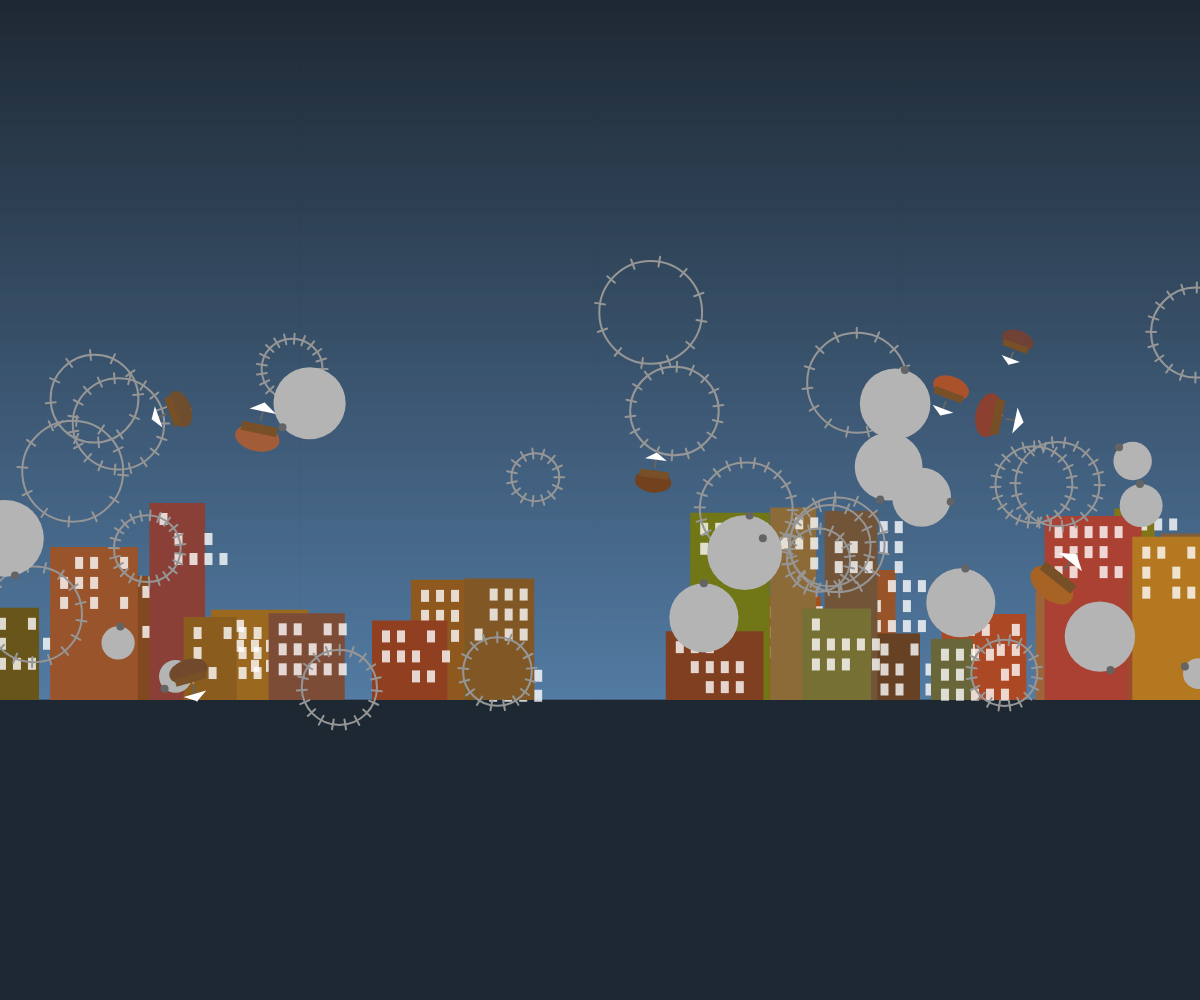
Frame 1 (no input)
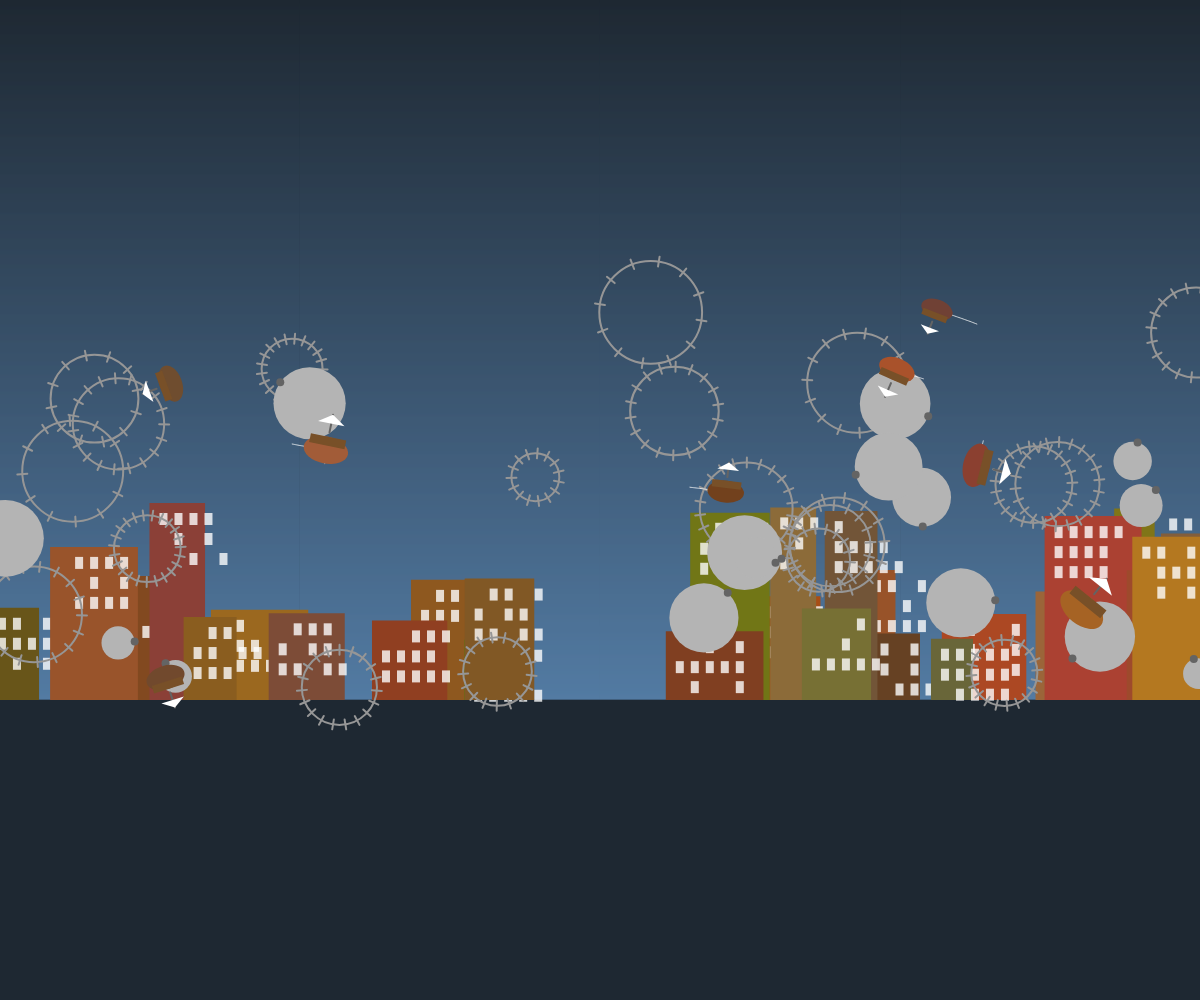
Frame 60 (no input)
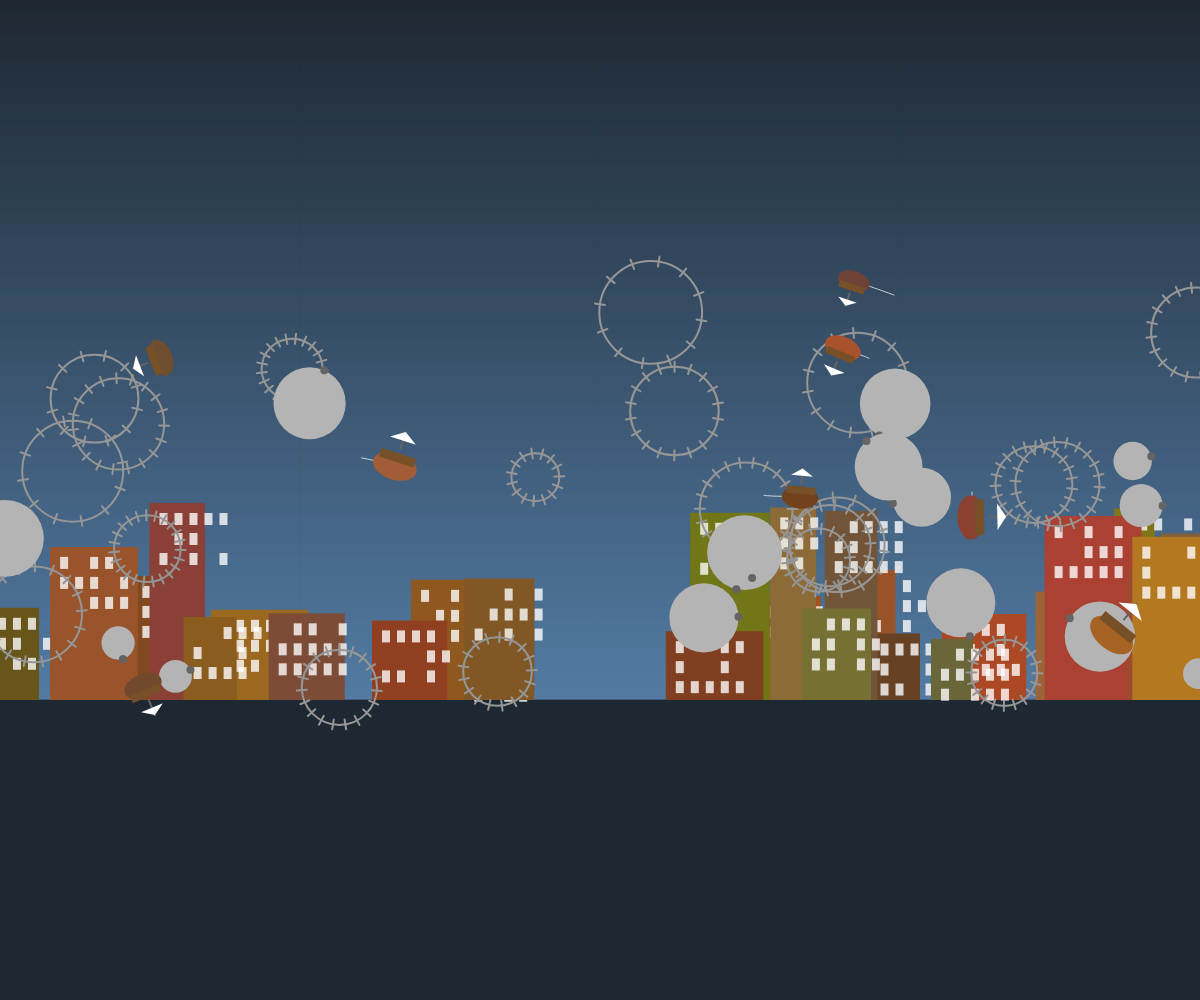
Frame 120 (the mouse pressed at the canvas centre since frame 60)

The p5.js sketch that drew these frames (run headless with seeded random() and noise() and a simulated clock; from frame 60 on, the mouse is pressed at the canvas centre):

// p5.js sketch
// ── sketch.js
let gears = [];
let cams = [];
let buildings = [];
let ships = [];
let wakes = [];

function setup() {
  createCanvas(windowWidth, windowHeight);
  
  // Create clockwork elements
  for (let i = 0; i < 20; i++) {
    gears.push({
      x: random(width),
      y: random(height * 0.3, height * 0.7),
      radius: random(20, 60),
      rotation: random(TWO_PI),
      speed: random(0.005, 0.02),
      teeth: floor(random(12, 24))
    });
  }
  
  for (let i = 0; i < 15; i++) {
    cams.push({
      x: random(width),
      y: random(height * 0.3, height * 0.7),
      radius: random(15, 40),
      rotation: random(TWO_PI),
      speed: random(0.01, 0.03),
      offset: random(0, TWO_PI)
    });
  }
  
  // Create buildings
  for (let i = 0; i < 30; i++) {
    buildings.push({
      x: random(width),
      y: height * 0.7,
      width: random(40, 100),
      height: random(60, 200),
      color: color(random(100, 180), random(60, 120), random(20, 60)),
      depth: random(5, 20)
    });
  }
  
  // Create ships
  for (let i = 0; i < 8; i++) {
    ships.push({
      x: random(width),
      y: random(height * 0.3, height * 0.7),
      size: random(30, 60),
      speed: random(0.2, 1.5),
      angle: random(TWO_PI),
      color: color(random(100, 180), random(60, 120), random(20, 60)),
      trail: []
    });
  }
}

function draw() {
  background(30, 40, 50);
  
  // Draw sky gradient
  for (let y = 0; y < height * 0.7; y++) {
    let inter = map(y, 0, height * 0.7, 0, 1);
    let c = lerpColor(color(30, 40, 50), color(100, 150, 200), inter);
    stroke(c);
    line(0, y, width, y);
  }
  
  // Draw buildings
  for (let building of buildings) {
    fill(building.color);
    noStroke();
    rect(building.x - building.width/2, building.y - building.height, 
         building.width, building.height);
    
    // Add window details
    fill(255, 200);
    for (let i = 0; i < 5; i++) {
      for (let j = 0; j < 3; j++) {
        if (random() > 0.3) {
          rect(building.x - building.width/2 + 10 + i * 15, 
               building.y - building.height + 10 + j * 20, 
               8, 12);
        }
      }
    }
  }
  
  // Draw gears
  for (let gear of gears) {
    gear.rotation += gear.speed;
    
    push();
    translate(gear.x, gear.y);
    
    // Gear teeth
    stroke(150);
    strokeWeight(2);
    noFill();
    ellipse(0, 0, gear.radius * 2, gear.radius * 2);
    
    for (let i = 0; i < gear.teeth; i++) {
      let angle = TWO_PI / gear.teeth * i + gear.rotation;
      let x1 = cos(angle) * (gear.radius - 5);
      let y1 = sin(angle) * (gear.radius - 5);
      let x2 = cos(angle) * (gear.radius + 5);
      let y2 = sin(angle) * (gear.radius + 5);
      
      line(x1, y1, x2, y2);
    }
    
    pop();
  }
  
  // Draw cams
  for (let cam of cams) {
    cam.rotation += cam.speed;
    
    push();
    translate(cam.x, cam.y);
    
    // Cam shape
    noStroke();
    fill(180);
    ellipse(0, 0, cam.radius * 2, cam.radius * 2);
    
    // Cam follower
    let followerX = cos(cam.rotation + cam.offset) * cam.radius;
    let followerY = sin(cam.rotation + cam.offset) * cam.radius;
    fill(100);
    ellipse(followerX, followerY, 8, 8);
    
    pop();
  }
  
  // Update and draw ships
  for (let ship of ships) {
    // Gentle autonomous drifting
    ship.angle += random(-0.02, 0.02);
    ship.x += cos(ship.angle) * ship.speed;
    ship.y += sin(ship.angle) * ship.speed;
    
    // Keep ships within bounds
    if (ship.x < -100 || ship.x > width + 100 || 
        ship.y < -100 || ship.y > height + 100) {
      ship.x = random(width);
      ship.y = random(height * 0.3, height * 0.7);
    }
    
    // Add to trail
    ship.trail.push({x: ship.x, y: ship.y});
    if (ship.trail.length > 30) {
      ship.trail.shift();
    }
    
    // Draw wake
    drawWake(ship);
    
    // Draw ship
    push();
    translate(ship.x, ship.y);
    rotate(ship.angle);
    drawShip(ship);
    pop();
  }
}

function drawShip(ship) {
  // Ship hull (paper-cut style)
  fill(ship.color);
  noStroke();
  ellipse(0, 0, ship.size, ship.size * 0.6);
  
  // Ship deck
  fill(120, 80, 40);
  rect(-ship.size * 0.4, -ship.size * 0.3, ship.size * 0.8, ship.size * 0.2);
  
  // Mast and sail (paper-cut style)
  stroke(100);
  strokeWeight(2);
  line(0, -ship.size * 0.4, 0, -ship.size * 0.8);
  
  fill(255);
  noStroke();
  triangle(0, -ship.size * 0.8, 
           -ship.size * 0.3, -ship.size * 0.6,
           ship.size * 0.3, -ship.size * 0.6);
}

function drawWake(ship) {
  // Draw wake trail
  noFill();
  stroke(255, 150);
  strokeWeight(1);
  
  beginShape();
  for (let i = 0; i < ship.trail.length; i++) {
    let point = ship.trail[i];
    let alpha = map(i, 0, ship.trail.length, 0, 200);
    stroke(255, alpha);
    vertex(point.x, point.y);
  }
  endShape();
  
  // Draw fading particles
  for (let i = 0; i < 2; i++) {
    let t = frameCount * 0.03 + i;
    let x = ship.x + cos(t) * random(5, 15);
    let y = ship.y + sin(t) * random(5, 15);
    let size = random(1, 3);
    
    noStroke();
    fill(255, 100);
    ellipse(x, y, size, size);
  }
}

function windowResized() {
  resizeCanvas(windowWidth, windowHeight);
}
